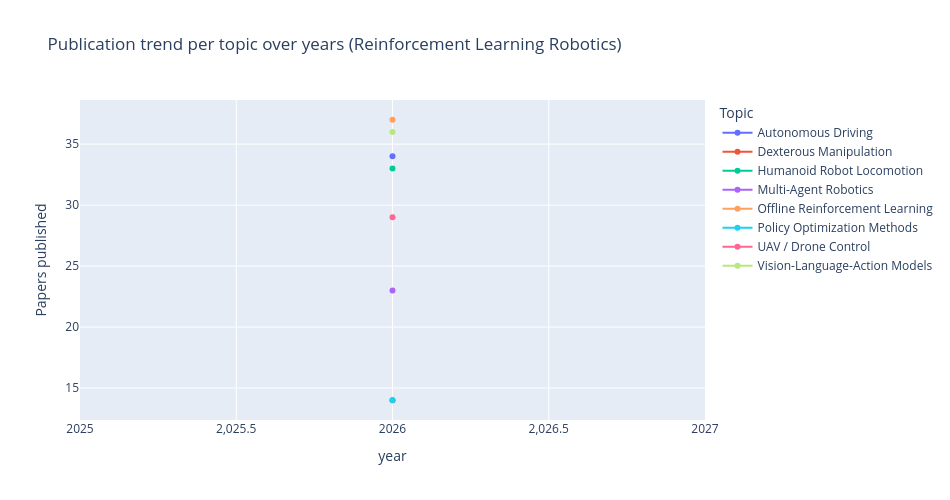

Notebook cell for this chart:
### Code cell
# Cell — trend over years with names
trend = df_clean.groupby(['year', 'topic_name']).size().reset_index(name='count')

fig = px.line(
    trend,
    x='year', y='count',
    color='topic_name',
    title='Publication trend per topic over years (Reinforcement Learning Robotics)',
    markers=True,
    width=950, height=500,
    labels={'topic_name': 'Topic', 'count': 'Papers published'}
)
fig.show()

### Figure 1 — Plotly figure (JSON) as saved in the notebook; plotly's stock layout.template omitted (floating-point values rounded to 4 significant figures)
{"data": [{"hovertemplate": "Topic=Autonomous Driving<br>year=%{x}<br>Papers published=%{y}<extra></extra>", "legendgroup": "Autonomous Driving", "line": {"color": "#636efa", "dash": "solid"}, "marker": {"symbol": "circle"}, "mode": "lines+markers", "name": "Autonomous Driving", "orientation": "v", "showlegend": true, "type": "scatter", "x": [2026], "xaxis": "x", "y": [34], "yaxis": "y"}, {"hovertemplate": "Topic=Dexterous Manipulation<br>year=%{x}<br>Papers published=%{y}<extra></extra>", "legendgroup": "Dexterous Manipulation", "line": {"color": "#EF553B", "dash": "solid"}, "marker": {"symbol": "circle"}, "mode": "lines+markers", "name": "Dexterous Manipulation", "orientation": "v", "showlegend": true, "type": "scatter", "x": [2026], "xaxis": "x", "y": [14], "yaxis": "y"}, {"hovertemplate": "Topic=Humanoid Robot Locomotion<br>year=%{x}<br>Papers published=%{y}<extra></extra>", "legendgroup": "Humanoid Robot Locomotion", "line": {"color": "#00cc96", "dash": "solid"}, "marker": {"symbol": "circle"}, "mode": "lines+markers", "name": "Humanoid Robot Locomotion", "orientation": "v", "showlegend": true, "type": "scatter", "x": [2026], "xaxis": "x", "y": [33], "yaxis": "y"}, {"hovertemplate": "Topic=Multi-Agent Robotics<br>year=%{x}<br>Papers published=%{y}<extra></extra>", "legendgroup": "Multi-Agent Robotics", "line": {"color": "#ab63fa", "dash": "solid"}, "marker": {"symbol": "circle"}, "mode": "lines+markers", "name": "Multi-Agent Robotics", "orientation": "v", "showlegend": true, "type": "scatter", "x": [2026], "xaxis": "x", "y": [23], "yaxis": "y"}, {"hovertemplate": "Topic=Offline Reinforcement Learning<br>year=%{x}<br>Papers published=%{y}<extra></extra>", "legendgroup": "Offline Reinforcement Learning", "line": {"color": "#FFA15A", "dash": "solid"}, "marker": {"symbol": "circle"}, "mode": "lines+markers", "name": "Offline Reinforcement Learning", "orientation": "v", "showlegend": true, "type": "scatter", "x": [2026], "xaxis": "x", "y": [37], "yaxis": "y"}, {"hovertemplate": "Topic=Policy Optimization Methods<br>year=%{x}<br>Papers published=%{y}<extra></extra>", "legendgroup": "Policy Optimization Methods", "line": {"color": "#19d3f3", "dash": "solid"}, "marker": {"symbol": "circle"}, "mode": "lines+markers", "name": "Policy Optimization Methods", "orientation": "v", "showlegend": true, "type": "scatter", "x": [2026], "xaxis": "x", "y": [14], "yaxis": "y"}, {"hovertemplate": "Topic=UAV / Drone Control<br>year=%{x}<br>Papers published=%{y}<extra></extra>", "legendgroup": "UAV / Drone Control", "line": {"color": "#FF6692", "dash": "solid"}, "marker": {"symbol": "circle"}, "mode": "lines+markers", "name": "UAV / Drone Control", "orientation": "v", "showlegend": true, "type": "scatter", "x": [2026], "xaxis": "x", "y": [29], "yaxis": "y"}, {"hovertemplate": "Topic=Vision-Language-Action Models<br>year=%{x}<br>Papers published=%{y}<extra></extra>", "legendgroup": "Vision-Language-Action Models", "line": {"color": "#B6E880", "dash": "solid"}, "marker": {"symbol": "circle"}, "mode": "lines+markers", "name": "Vision-Language-Action Models", "orientation": "v", "showlegend": true, "type": "scatter", "x": [2026], "xaxis": "x", "y": [36], "yaxis": "y"}], "layout": {"height": 500, "legend": {"title": {"text": "Topic"}, "tracegroupgap": 0}, "title": {"text": "Publication trend per topic over years (Reinforcement Learning Robotics)"}, "width": 950, "xaxis": {"anchor": "y", "domain": [0, 1], "title": {"text": "year"}}, "yaxis": {"anchor": "x", "domain": [0, 1], "title": {"text": "Papers published"}}}}
